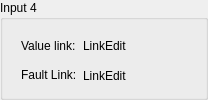
      <widget class="QGroupBox" name="groupBox_input_4">
       <property name="sizePolicy">
        <sizepolicy hsizetype="Expanding" vsizetype="Preferred">
         <horstretch>0</horstretch>
         <verstretch>0</verstretch>
        </sizepolicy>
       </property>
       <property name="title">
        <string>Input 4</string>
       </property>
       <layout class="QHBoxLayout" name="horizontalLayout_7">
        <property name="spacing">
         <number>6</number>
        </property>
        <property name="leftMargin">
         <number>8</number>
        </property>
        <property name="topMargin">
         <number>8</number>
        </property>
        <property name="rightMargin">
         <number>8</number>
        </property>
        <property name="bottomMargin">
         <number>8</number>
        </property>
        <item>
         <spacer name="horizontalSpacer_12">
          <property name="orientation">
           <enum>Qt::Horizontal</enum>
          </property>
          <property name="sizeType">
           <enum>QSizePolicy::Fixed</enum>
          </property>
          <property name="sizeHint" stdset="0">
           <size>
            <width>10</width>
            <height>10</height>
           </size>
          </property>
         </spacer>
        </item>
        <item>
         <layout class="QFormLayout" name="formLayout_4">
          <property name="horizontalSpacing">
           <number>6</number>
          </property>
          <property name="verticalSpacing">
           <number>0</number>
          </property>
          <item row="0" column="0">
           <widget class="QLabel" name="label_inputLink_4">
            <property name="sizePolicy">
             <sizepolicy hsizetype="Preferred" vsizetype="Expanding">
              <horstretch>0</horstretch>
              <verstretch>0</verstretch>
             </sizepolicy>
            </property>
            <property name="text">
             <string>Value link:</string>
            </property>
           </widget>
          </item>
          <item row="0" column="1">
           <layout class="QHBoxLayout" name="horizontalLayout_41">
            <property name="spacing">
             <number>0</number>
            </property>
            <item>
             <widget class="QLabel" name="label_inputLinkEdit_4">
              <property name="text">
               <string>LinkEdit</string>
              </property>
             </widget>
            </item>
            <item>
             <widget class="QPushButton" name="pushButton_inputLinkSelect_4">
              <property name="sizePolicy">
               <sizepolicy hsizetype="Minimum" vsizetype="Minimum">
                <horstretch>0</horstretch>
                <verstretch>0</verstretch>
               </sizepolicy>
              </property>
              <property name="maximumSize">
               <size>
                <width>30</width>
                <height>16777215</height>
               </size>
              </property>
              <property name="styleSheet">
               <string notr="true">QPushButton {
	border: 6px solid transparent;
	background: transparent;
}
QPushButton:hover {
	background: lightGray;
}</string>
              </property>
              <property name="text">
               <string/>
              </property>
              <property name="icon">
               <iconset resource="../resource/icons/rc/icons.qrc">
                <normaloff>:/icons/link</normaloff>:/icons/link</iconset>
              </property>
              <property name="iconSize">
               <size>
                <width>18</width>
                <height>18</height>
               </size>
              </property>
              <property name="flat">
               <bool>false</bool>
              </property>
             </widget>
            </item>
            <item>
             <widget class="QPushButton" name="pushButton_autobindFaultLink_4">
              <property name="sizePolicy">
               <sizepolicy hsizetype="Fixed" vsizetype="Minimum">
                <horstretch>0</horstretch>
                <verstretch>0</verstretch>
               </sizepolicy>
              </property>
              <property name="maximumSize">
               <size>
                <width>30</width>
                <height>16777215</height>
               </size>
              </property>
              <property name="toolTip">
               <string>Auto find Fault link</string>
              </property>
              <property name="autoFillBackground">
               <bool>false</bool>
              </property>
              <property name="styleSheet">
               <string notr="true">QPushButton {
	border: 6px solid transparent;
	background: transparent;
}
QPushButton:hover {
	background: lightGray;
}</string>
              </property>
              <property name="text">
               <string/>
              </property>
              <property name="icon">
               <iconset resource="../resource/icons/rc/icons.qrc">
                <normaloff>:/icons/arrow_left_down</normaloff>:/icons/arrow_left_down</iconset>
              </property>
              <property name="iconSize">
               <size>
                <width>17</width>
                <height>17</height>
               </size>
              </property>
              <property name="flat">
               <bool>false</bool>
              </property>
             </widget>
            </item>
           </layout>
          </item>
          <item row="1" column="1">
           <layout class="QHBoxLayout" name="horizontalLayout_42">
            <property name="spacing">
             <number>0</number>
            </property>
            <item>
             <widget class="QLabel" name="label_faultLinkEdit_4">
              <property name="text">
               <string>LinkEdit</string>
              </property>
             </widget>
            </item>
            <item>
             <widget class="QPushButton" name="pushButton_faultLinkSelect_4">
              <property name="sizePolicy">
               <sizepolicy hsizetype="Minimum" vsizetype="Minimum">
                <horstretch>0</horstretch>
                <verstretch>0</verstretch>
               </sizepolicy>
              </property>
              <property name="maximumSize">
               <size>
                <width>30</width>
                <height>16777215</height>
               </size>
              </property>
              <property name="styleSheet">
               <string notr="true">QPushButton {
	border: 6px solid transparent;
	background: transparent;
}
QPushButton:hover {
	background: lightGray;
}</string>
              </property>
              <property name="text">
               <string/>
              </property>
              <property name="icon">
               <iconset resource="../resource/icons/rc/icons.qrc">
                <normaloff>:/icons/link</normaloff>:/icons/link</iconset>
              </property>
              <property name="iconSize">
               <size>
                <width>18</width>
                <height>18</height>
               </size>
              </property>
              <property name="flat">
               <bool>false</bool>
              </property>
             </widget>
            </item>
           </layout>
          </item>
          <item row="1" column="0">
           <widget class="QLabel" name="label_faultLink_4">
            <property name="text">
             <string>Fault Link:</string>
            </property>
           </widget>
          </item>
         </layout>
        </item>
        <item>
         <spacer name="horizontalSpacer_11">
          <property name="orientation">
           <enum>Qt::Horizontal</enum>
          </property>
          <property name="sizeType">
           <enum>QSizePolicy::Fixed</enum>
          </property>
          <property name="sizeHint" stdset="0">
           <size>
            <width>10</width>
            <height>10</height>
           </size>
          </property>
         </spacer>
        </item>
       </layout>
      </widget>
